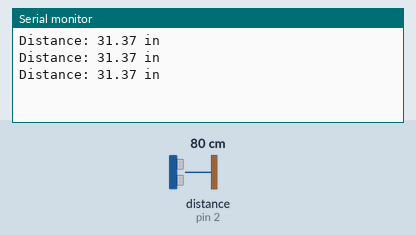
This sketch was run on a simulated Arduino Uno, built with avr-gcc and run on an emulated ATmega328P. Parts: the last lines printed to the serial monitor. Wiring (inferred from the names in the program): ultrasonic range finder: trigger pin 3; echo pin 2. Inputs (shaded band) come from the test bench; at power-on: distance to the obstacle (sensor on pin 2) 80 cm. The echo pulse lasts 58.3 µs per cm.

Above: at 1.3 s.
1.4 s: distance to the obstacle (sensor on pin 2) set to 2 cm
At 1.9 s:
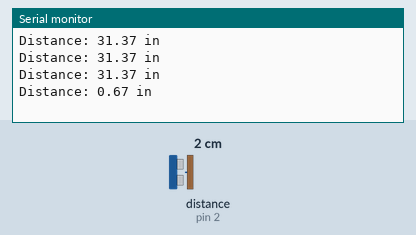
2.9 s: distance to the obstacle (sensor on pin 2) set to 4 cm
At 3.4 s:
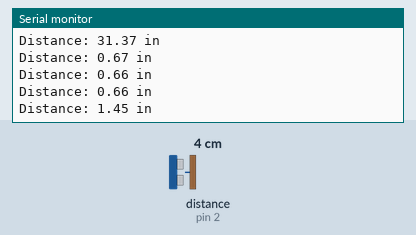
Timing chart, 0 to 5.9 s (numbered marks = the images above; inputs shaded):
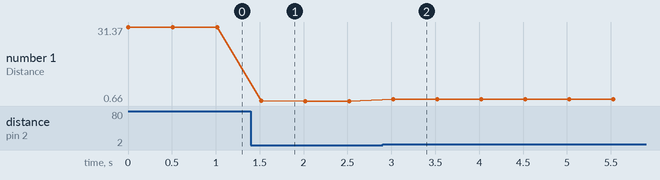

Measured:
- after the input at 1.4 s, the serial monitor: prints a new line after 0.12 s (image 1)
- after the input at 2.9 s, the serial monitor: prints a new line after 0.12 s (image 2)
- plotted number 1: 31.37 → 0.66 after the input at 1.4 s, 0.66 → 1.45 after the input at 2.9 s

The sketch:

MotionSensor.ino
```cpp
/*
 * Connect Vcc to 5V, Trig to pin 3, Echo to pin 2, and GND to ground
 * For the sensor to work, the trigger pin needs a 10 us pulse to start
 * An 8 cycle burst at 40 kHz is then sent from the sensor
 * The echo pin then listens for the return of the signal
 */

int echoPin = 2; //pin to plug the echo into
int trigPin = 3; //pin to plug the trig into
unsigned long duration;
float distanceCM;
float distanceIN;

void setup() {
  pinMode(trigPin, OUTPUT); //sets trigPin as an output pin
  pinMode(echoPin, INPUT);  //sets echoPin as an input pin
  Serial.begin(9600); //Sets the baud rate for the serial output to 9600
}
void loop() {
  //The trigger pin needs to have a 10 us pulse applied to it to start the sensor
  digitalWrite(trigPin, HIGH);
  delayMicroseconds(10);

  digitalWrite(trigPin, LOW); //Turns off the pulse
  duration = pulseIn(echoPin, HIGH); //Resords the time it takes in us for echoPin to go from low to high
  distanceCM = duration * 0.0343 / 2; //Takes the time it took for the signal to return and multiplies it by the speed of sound in cm/us over 2
  //the division by 2 is because the sound has to go the distsnace to the object and then come back
  distanceIN = distanceCM*0.393701; //converts cm to in
  Serial.print("Distance: "); //Prints out Distance: to the serial
  Serial.print(distanceIN); //Prints out the distance of an object to the sensor in inches
  Serial.println(" in"); //Prints out the specified units
  delay(500); //slows down print out for readability
}
```
